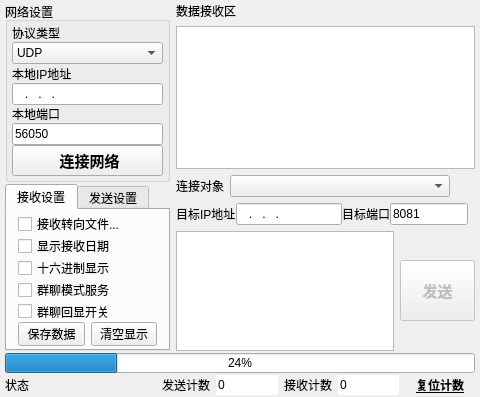
<?xml version="1.0" encoding="UTF-8"?>
<ui version="4.0">
 <class>mNetAssistWidget</class>
 <widget class="QWidget" name="mNetAssistWidget">
  <property name="geometry">
   <rect>
    <x>0</x>
    <y>0</y>
    <width>480</width>
    <height>397</height>
   </rect>
  </property>
  <property name="sizePolicy">
   <sizepolicy hsizetype="Preferred" vsizetype="Preferred">
    <horstretch>0</horstretch>
    <verstretch>0</verstretch>
   </sizepolicy>
  </property>
  <property name="minimumSize">
   <size>
    <width>480</width>
    <height>370</height>
   </size>
  </property>
  <property name="windowTitle">
   <string>网络调试助手</string>
  </property>
  <property name="windowIcon">
   <iconset>
    <normaloff>icon.ico</normaloff>icon.ico</iconset>
  </property>
  <layout class="QVBoxLayout" name="verticalLayout_3">
   <property name="spacing">
    <number>2</number>
   </property>
   <property name="leftMargin">
    <number>5</number>
   </property>
   <property name="topMargin">
    <number>2</number>
   </property>
   <property name="rightMargin">
    <number>5</number>
   </property>
   <property name="bottomMargin">
    <number>2</number>
   </property>
   <item>
    <layout class="QHBoxLayout" name="horizontalLayout_5">
     <item>
      <layout class="QVBoxLayout" name="verticalLayout">
       <property name="spacing">
        <number>2</number>
       </property>
       <item>
        <widget class="QGroupBox" name="groupBox_2">
         <property name="sizePolicy">
          <sizepolicy hsizetype="Expanding" vsizetype="Expanding">
           <horstretch>0</horstretch>
           <verstretch>0</verstretch>
          </sizepolicy>
         </property>
         <property name="minimumSize">
          <size>
           <width>160</width>
           <height>180</height>
          </size>
         </property>
         <property name="maximumSize">
          <size>
           <width>350</width>
           <height>500</height>
          </size>
         </property>
         <property name="autoFillBackground">
          <bool>true</bool>
         </property>
         <property name="title">
          <string>网络设置</string>
         </property>
         <property name="alignment">
          <set>Qt::AlignLeading|Qt::AlignLeft|Qt::AlignTop</set>
         </property>
         <property name="flat">
          <bool>false</bool>
         </property>
         <property name="checkable">
          <bool>false</bool>
         </property>
         <layout class="QVBoxLayout" name="verticalLayout_7">
          <property name="spacing">
           <number>0</number>
          </property>
          <property name="leftMargin">
           <number>4</number>
          </property>
          <property name="topMargin">
           <number>2</number>
          </property>
          <property name="rightMargin">
           <number>4</number>
          </property>
          <property name="bottomMargin">
           <number>3</number>
          </property>
          <item>
           <widget class="QLabel" name="label">
            <property name="lineWidth">
             <number>0</number>
            </property>
            <property name="text">
             <string>协议类型</string>
            </property>
            <property name="margin">
             <number>0</number>
            </property>
           </widget>
          </item>
          <item>
           <widget class="QComboBox" name="cBoxNetType">
            <property name="sizePolicy">
             <sizepolicy hsizetype="Preferred" vsizetype="Preferred">
              <horstretch>0</horstretch>
              <verstretch>0</verstretch>
             </sizepolicy>
            </property>
            <item>
             <property name="text">
              <string>UDP</string>
             </property>
            </item>
            <item>
             <property name="text">
              <string>TCP服务器</string>
             </property>
            </item>
            <item>
             <property name="text">
              <string>TCP客户端</string>
             </property>
            </item>
           </widget>
          </item>
          <item>
           <widget class="QLabel" name="label_IP">
            <property name="text">
             <string>本地IP地址</string>
            </property>
           </widget>
          </item>
          <item>
           <widget class="QLineEdit" name="lEditIpAddr">
            <property name="sizePolicy">
             <sizepolicy hsizetype="Preferred" vsizetype="Preferred">
              <horstretch>0</horstretch>
              <verstretch>0</verstretch>
             </sizepolicy>
            </property>
            <property name="inputMask">
             <string>000.000.000.000</string>
            </property>
           </widget>
          </item>
          <item>
           <widget class="QLabel" name="label_Port">
            <property name="text">
             <string>本地端口</string>
            </property>
           </widget>
          </item>
          <item>
           <widget class="QLineEdit" name="lEditIpPort">
            <property name="sizePolicy">
             <sizepolicy hsizetype="Preferred" vsizetype="Preferred">
              <horstretch>0</horstretch>
              <verstretch>0</verstretch>
             </sizepolicy>
            </property>
            <property name="layoutDirection">
             <enum>Qt::LeftToRight</enum>
            </property>
            <property name="inputMask">
             <string/>
            </property>
            <property name="text">
             <string>56050</string>
            </property>
           </widget>
          </item>
          <item>
           <widget class="QPushButton" name="pBtnNetCnnt">
            <property name="sizePolicy">
             <sizepolicy hsizetype="Preferred" vsizetype="Preferred">
              <horstretch>0</horstretch>
              <verstretch>0</verstretch>
             </sizepolicy>
            </property>
            <property name="minimumSize">
             <size>
              <width>0</width>
              <height>30</height>
             </size>
            </property>
            <property name="maximumSize">
             <size>
              <width>350</width>
              <height>60</height>
             </size>
            </property>
            <property name="font">
             <font>
              <pointsize>11</pointsize>
              <weight>75</weight>
              <bold>true</bold>
             </font>
            </property>
            <property name="text">
             <string> 连接网络</string>
            </property>
            <property name="icon">
             <iconset>
              <activeoff>NetOff.png</activeoff>
              <activeon>NetOn.png</activeon>
              <selectedoff>:/mqrc/mqrc/NetOff.png</selectedoff>
              <selectedon>:/mqrc/mqrc/NetOn.png</selectedon>
             </iconset>
            </property>
            <property name="iconSize">
             <size>
              <width>20</width>
              <height>20</height>
             </size>
            </property>
            <property name="checkable">
             <bool>true</bool>
            </property>
           </widget>
          </item>
         </layout>
        </widget>
       </item>
       <item>
        <spacer name="verticalSpacer_2">
         <property name="orientation">
          <enum>Qt::Vertical</enum>
         </property>
         <property name="sizeHint" stdset="0">
          <size>
           <width>152</width>
           <height>13</height>
          </size>
         </property>
        </spacer>
       </item>
       <item>
        <widget class="QTabWidget" name="Tabs_SndRcv">
         <property name="sizePolicy">
          <sizepolicy hsizetype="Expanding" vsizetype="Expanding">
           <horstretch>0</horstretch>
           <verstretch>0</verstretch>
          </sizepolicy>
         </property>
         <property name="minimumSize">
          <size>
           <width>165</width>
           <height>150</height>
          </size>
         </property>
         <property name="maximumSize">
          <size>
           <width>350</width>
           <height>500</height>
          </size>
         </property>
         <property name="currentIndex">
          <number>0</number>
         </property>
         <widget class="QWidget" name="tab">
          <attribute name="title">
           <string>接收设置</string>
          </attribute>
          <layout class="QVBoxLayout" name="verticalLayout_8">
           <property name="spacing">
            <number>2</number>
           </property>
           <property name="topMargin">
            <number>3</number>
           </property>
           <property name="bottomMargin">
            <number>3</number>
           </property>
           <item>
            <layout class="QVBoxLayout" name="verticalLayout_5">
             <property name="spacing">
              <number>0</number>
             </property>
             <property name="bottomMargin">
              <number>0</number>
             </property>
             <item>
              <layout class="QVBoxLayout" name="verticalLayout_4">
               <property name="spacing">
                <number>0</number>
               </property>
               <item>
                <widget class="QCheckBox" name="StartRcvFile">
                 <property name="text">
                  <string>接收转向文件...</string>
                 </property>
                </widget>
               </item>
               <item>
                <widget class="QCheckBox" name="cBox_ShowRcvTime">
                 <property name="text">
                  <string>显示接收日期</string>
                 </property>
                </widget>
               </item>
               <item>
                <widget class="QCheckBox" name="cBox_RcvHexDisp">
                 <property name="text">
                  <string>十六进制显示</string>
                 </property>
                </widget>
               </item>
               <item>
                <widget class="QCheckBox" name="cBox_chatMode">
                 <property name="text">
                  <string>群聊模式服务</string>
                 </property>
                </widget>
               </item>
               <item>
                <widget class="QCheckBox" name="cBox_echoMode">
                 <property name="text">
                  <string>群聊回显开关</string>
                 </property>
                </widget>
               </item>
              </layout>
             </item>
             <item>
              <spacer name="verticalSpacer">
               <property name="orientation">
                <enum>Qt::Vertical</enum>
               </property>
               <property name="sizeHint" stdset="0">
                <size>
                 <width>20</width>
                 <height>0</height>
                </size>
               </property>
              </spacer>
             </item>
             <item>
              <layout class="QHBoxLayout" name="horizontalLayout_6">
               <item>
                <widget class="QPushButton" name="pBtnSaveRcvData">
                 <property name="sizePolicy">
                  <sizepolicy hsizetype="Fixed" vsizetype="Fixed">
                   <horstretch>0</horstretch>
                   <verstretch>0</verstretch>
                  </sizepolicy>
                 </property>
                 <property name="minimumSize">
                  <size>
                   <width>0</width>
                   <height>24</height>
                  </size>
                 </property>
                 <property name="text">
                  <string>保存数据</string>
                 </property>
                </widget>
               </item>
               <item>
                <widget class="QPushButton" name="pBtnClearRcvDisp">
                 <property name="sizePolicy">
                  <sizepolicy hsizetype="Fixed" vsizetype="Fixed">
                   <horstretch>0</horstretch>
                   <verstretch>0</verstretch>
                  </sizepolicy>
                 </property>
                 <property name="minimumSize">
                  <size>
                   <width>0</width>
                   <height>24</height>
                  </size>
                 </property>
                 <property name="text">
                  <string>清空显示</string>
                 </property>
                </widget>
               </item>
              </layout>
             </item>
            </layout>
           </item>
          </layout>
         </widget>
         <widget class="QWidget" name="tab_2">
          <attribute name="title">
           <string>发送设置</string>
          </attribute>
          <layout class="QVBoxLayout" name="verticalLayout_9">
           <property name="spacing">
            <number>2</number>
           </property>
           <property name="topMargin">
            <number>3</number>
           </property>
           <property name="bottomMargin">
            <number>3</number>
           </property>
           <item>
            <layout class="QVBoxLayout" name="verticalLayout_6">
             <property name="spacing">
              <number>0</number>
             </property>
             <item>
              <widget class="QCheckBox" name="cBoxStartSndFile">
               <property name="sizePolicy">
                <sizepolicy hsizetype="Minimum" vsizetype="Minimum">
                 <horstretch>0</horstretch>
                 <verstretch>0</verstretch>
                </sizepolicy>
               </property>
               <property name="text">
                <string>启用文件数据源...</string>
               </property>
              </widget>
             </item>
             <item>
              <widget class="QCheckBox" name="cBox_AntoClearSnd">
               <property name="sizePolicy">
                <sizepolicy hsizetype="Minimum" vsizetype="Minimum">
                 <horstretch>0</horstretch>
                 <verstretch>0</verstretch>
                </sizepolicy>
               </property>
               <property name="text">
                <string>发送完自动清空</string>
               </property>
              </widget>
             </item>
             <item>
              <widget class="QCheckBox" name="cBox_SndHexDisp">
               <property name="sizePolicy">
                <sizepolicy hsizetype="Minimum" vsizetype="Minimum">
                 <horstretch>0</horstretch>
                 <verstretch>0</verstretch>
                </sizepolicy>
               </property>
               <property name="text">
                <string>按十六进制发送</string>
               </property>
              </widget>
             </item>
             <item>
              <widget class="QCheckBox" name="cBoxLoopSnd">
               <property name="sizePolicy">
                <sizepolicy hsizetype="Minimum" vsizetype="Minimum">
                 <horstretch>0</horstretch>
                 <verstretch>0</verstretch>
                </sizepolicy>
               </property>
               <property name="text">
                <string>数据源循环发送</string>
               </property>
              </widget>
             </item>
             <item>
              <layout class="QHBoxLayout" name="horizontalLayout_7">
               <property name="spacing">
                <number>1</number>
               </property>
               <item>
                <widget class="QLabel" name="label_4">
                 <property name="enabled">
                  <bool>true</bool>
                 </property>
                 <property name="sizePolicy">
                  <sizepolicy hsizetype="Preferred" vsizetype="Preferred">
                   <horstretch>0</horstretch>
                   <verstretch>0</verstretch>
                  </sizepolicy>
                 </property>
                 <property name="baseSize">
                  <size>
                   <width>0</width>
                   <height>0</height>
                  </size>
                 </property>
                 <property name="text">
                  <string>间隔</string>
                 </property>
                 <property name="textFormat">
                  <enum>Qt::PlainText</enum>
                 </property>
                 <property name="scaledContents">
                  <bool>false</bool>
                 </property>
                 <property name="alignment">
                  <set>Qt::AlignLeading|Qt::AlignLeft|Qt::AlignVCenter</set>
                 </property>
                </widget>
               </item>
               <item>
                <widget class="QLineEdit" name="lEdit_Interval_ms">
                 <property name="maximumSize">
                  <size>
                   <width>70</width>
                   <height>16777215</height>
                  </size>
                 </property>
                 <property name="inputMask">
                  <string>D9999</string>
                 </property>
                 <property name="text">
                  <string>1000</string>
                 </property>
                </widget>
               </item>
               <item>
                <widget class="QLabel" name="label_5">
                 <property name="text">
                  <string>毫秒</string>
                 </property>
                 <property name="alignment">
                  <set>Qt::AlignLeading|Qt::AlignLeft|Qt::AlignVCenter</set>
                 </property>
                </widget>
               </item>
               <item>
                <spacer name="horizontalSpacer_2">
                 <property name="orientation">
                  <enum>Qt::Horizontal</enum>
                 </property>
                 <property name="sizeHint" stdset="0">
                  <size>
                   <width>20</width>
                   <height>20</height>
                  </size>
                 </property>
                </spacer>
               </item>
              </layout>
             </item>
             <item>
              <spacer name="verticalSpacer_4">
               <property name="orientation">
                <enum>Qt::Vertical</enum>
               </property>
               <property name="sizeHint" stdset="0">
                <size>
                 <width>135</width>
                 <height>13</height>
                </size>
               </property>
              </spacer>
             </item>
             <item>
              <layout class="QHBoxLayout" name="horizontalLayout_8">
               <property name="spacing">
                <number>1</number>
               </property>
               <item>
                <widget class="QPushButton" name="pBtnLoadSndData">
                 <property name="sizePolicy">
                  <sizepolicy hsizetype="Fixed" vsizetype="Fixed">
                   <horstretch>0</horstretch>
                   <verstretch>0</verstretch>
                  </sizepolicy>
                 </property>
                 <property name="minimumSize">
                  <size>
                   <width>0</width>
                   <height>24</height>
                  </size>
                 </property>
                 <property name="text">
                  <string>载入数据</string>
                 </property>
                </widget>
               </item>
               <item>
                <widget class="QPushButton" name="pBtnClearSndDisp">
                 <property name="sizePolicy">
                  <sizepolicy hsizetype="Fixed" vsizetype="Fixed">
                   <horstretch>0</horstretch>
                   <verstretch>0</verstretch>
                  </sizepolicy>
                 </property>
                 <property name="minimumSize">
                  <size>
                   <width>0</width>
                   <height>24</height>
                  </size>
                 </property>
                 <property name="text">
                  <string>清空显示</string>
                 </property>
                </widget>
               </item>
              </layout>
             </item>
            </layout>
           </item>
          </layout>
         </widget>
        </widget>
       </item>
      </layout>
     </item>
     <item>
      <layout class="QVBoxLayout" name="verticalLayout_2">
       <item>
        <layout class="QGridLayout" name="gridLayout">
         <item row="1" column="0">
          <widget class="QPlainTextEdit" name="ReceiveTextEdit">
           <property name="readOnly">
            <bool>true</bool>
           </property>
          </widget>
         </item>
         <item row="0" column="0">
          <widget class="QLabel" name="label_9">
           <property name="text">
            <string>数据接收区</string>
           </property>
          </widget>
         </item>
        </layout>
       </item>
       <item>
        <layout class="QHBoxLayout" name="horizontalLayout_3">
         <item>
          <widget class="QLabel" name="labelClients">
           <property name="sizePolicy">
            <sizepolicy hsizetype="Fixed" vsizetype="Preferred">
             <horstretch>0</horstretch>
             <verstretch>0</verstretch>
            </sizepolicy>
           </property>
           <property name="text">
            <string>连接对象</string>
           </property>
          </widget>
         </item>
         <item>
          <widget class="QComboBox" name="cBoxClients">
           <property name="sizePolicy">
            <sizepolicy hsizetype="Expanding" vsizetype="Preferred">
             <horstretch>0</horstretch>
             <verstretch>0</verstretch>
            </sizepolicy>
           </property>
           <property name="minimumSize">
            <size>
             <width>220</width>
             <height>0</height>
            </size>
           </property>
           <property name="maximumSize">
            <size>
             <width>400</width>
             <height>60</height>
            </size>
           </property>
          </widget>
         </item>
         <item>
          <widget class="QLabel" name="labelSpaceClients">
           <property name="sizePolicy">
            <sizepolicy hsizetype="Expanding" vsizetype="Fixed">
             <horstretch>0</horstretch>
             <verstretch>0</verstretch>
            </sizepolicy>
           </property>
           <property name="minimumSize">
            <size>
             <width>0</width>
             <height>0</height>
            </size>
           </property>
           <property name="text">
            <string/>
           </property>
          </widget>
         </item>
        </layout>
       </item>
       <item>
        <layout class="QHBoxLayout" name="horizontalLayout_2">
         <property name="spacing">
          <number>0</number>
         </property>
         <item>
          <widget class="QLabel" name="labelUdp">
           <property name="sizePolicy">
            <sizepolicy hsizetype="Fixed" vsizetype="Preferred">
             <horstretch>0</horstretch>
             <verstretch>0</verstretch>
            </sizepolicy>
           </property>
           <property name="text">
            <string>目标IP地址</string>
           </property>
          </widget>
         </item>
         <item>
          <widget class="QLineEdit" name="lEditUdpIP">
           <property name="sizePolicy">
            <sizepolicy hsizetype="Preferred" vsizetype="Preferred">
             <horstretch>0</horstretch>
             <verstretch>0</verstretch>
            </sizepolicy>
           </property>
           <property name="minimumSize">
            <size>
             <width>80</width>
             <height>0</height>
            </size>
           </property>
           <property name="maximumSize">
            <size>
             <width>160</width>
             <height>16777215</height>
            </size>
           </property>
           <property name="inputMask">
            <string>000.000.000.000</string>
           </property>
           <property name="text">
            <string>...</string>
           </property>
          </widget>
         </item>
         <item>
          <widget class="QLabel" name="labelUdp1">
           <property name="sizePolicy">
            <sizepolicy hsizetype="Preferred" vsizetype="Preferred">
             <horstretch>0</horstretch>
             <verstretch>0</verstretch>
            </sizepolicy>
           </property>
           <property name="text">
            <string>目标端口</string>
           </property>
          </widget>
         </item>
         <item>
          <widget class="QLineEdit" name="lEditUdpPort">
           <property name="sizePolicy">
            <sizepolicy hsizetype="Preferred" vsizetype="Preferred">
             <horstretch>0</horstretch>
             <verstretch>0</verstretch>
            </sizepolicy>
           </property>
           <property name="minimumSize">
            <size>
             <width>40</width>
             <height>0</height>
            </size>
           </property>
           <property name="maximumSize">
            <size>
             <width>80</width>
             <height>16777215</height>
            </size>
           </property>
           <property name="inputMask">
            <string/>
           </property>
           <property name="text">
            <string>8081</string>
           </property>
          </widget>
         </item>
         <item>
          <widget class="QLabel" name="labelSpaceUdp">
           <property name="sizePolicy">
            <sizepolicy hsizetype="Expanding" vsizetype="Fixed">
             <horstretch>0</horstretch>
             <verstretch>0</verstretch>
            </sizepolicy>
           </property>
           <property name="minimumSize">
            <size>
             <width>0</width>
             <height>0</height>
            </size>
           </property>
           <property name="lineWidth">
            <number>0</number>
           </property>
           <property name="text">
            <string/>
           </property>
          </widget>
         </item>
        </layout>
       </item>
       <item>
        <layout class="QHBoxLayout" name="horizontalLayout_4">
         <item>
          <widget class="QPlainTextEdit" name="tEditSendText">
           <property name="sizePolicy">
            <sizepolicy hsizetype="Expanding" vsizetype="Fixed">
             <horstretch>0</horstretch>
             <verstretch>0</verstretch>
            </sizepolicy>
           </property>
           <property name="maximumSize">
            <size>
             <width>16777215</width>
             <height>120</height>
            </size>
           </property>
          </widget>
         </item>
         <item>
          <widget class="QPushButton" name="pBtnSendData">
           <property name="enabled">
            <bool>false</bool>
           </property>
           <property name="sizePolicy">
            <sizepolicy hsizetype="Fixed" vsizetype="Fixed">
             <horstretch>0</horstretch>
             <verstretch>0</verstretch>
            </sizepolicy>
           </property>
           <property name="minimumSize">
            <size>
             <width>75</width>
             <height>61</height>
            </size>
           </property>
           <property name="maximumSize">
            <size>
             <width>75</width>
             <height>61</height>
            </size>
           </property>
           <property name="font">
            <font>
             <family>SimSun-ExtB</family>
             <pointsize>11</pointsize>
             <weight>75</weight>
             <bold>true</bold>
            </font>
           </property>
           <property name="text">
            <string>发送</string>
           </property>
          </widget>
         </item>
        </layout>
       </item>
      </layout>
     </item>
    </layout>
   </item>
   <item>
    <widget class="QProgressBar" name="SndProgressBar">
     <property name="maximumSize">
      <size>
       <width>16777215</width>
       <height>20</height>
      </size>
     </property>
     <property name="value">
      <number>24</number>
     </property>
     <property name="textVisible">
      <bool>true</bool>
     </property>
    </widget>
   </item>
   <item>
    <layout class="QHBoxLayout" name="horizontalLayout">
     <item>
      <widget class="QLabel" name="label_2">
       <property name="text">
        <string>状态</string>
       </property>
      </widget>
     </item>
     <item>
      <widget class="QLabel" name="CurState">
       <property name="minimumSize">
        <size>
         <width>120</width>
         <height>16</height>
        </size>
       </property>
       <property name="styleSheet">
        <string notr="true"/>
       </property>
       <property name="text">
        <string/>
       </property>
      </widget>
     </item>
     <item>
      <spacer name="horizontalSpacer">
       <property name="orientation">
        <enum>Qt::Horizontal</enum>
       </property>
       <property name="sizeHint" stdset="0">
        <size>
         <width>20</width>
         <height>20</height>
        </size>
       </property>
      </spacer>
     </item>
     <item>
      <widget class="QLabel" name="label_6">
       <property name="sizePolicy">
        <sizepolicy hsizetype="Preferred" vsizetype="Preferred">
         <horstretch>0</horstretch>
         <verstretch>0</verstretch>
        </sizepolicy>
       </property>
       <property name="minimumSize">
        <size>
         <width>0</width>
         <height>16</height>
        </size>
       </property>
       <property name="maximumSize">
        <size>
         <width>16777215</width>
         <height>36</height>
        </size>
       </property>
       <property name="text">
        <string>发送计数</string>
       </property>
      </widget>
     </item>
     <item>
      <widget class="QLineEdit" name="lEdit_SndCnt">
       <property name="minimumSize">
        <size>
         <width>50</width>
         <height>16</height>
        </size>
       </property>
       <property name="maximumSize">
        <size>
         <width>80</width>
         <height>36</height>
        </size>
       </property>
       <property name="styleSheet">
        <string notr="true">border-color: rgb(85, 255, 255);</string>
       </property>
       <property name="text">
        <string>0</string>
       </property>
       <property name="frame">
        <bool>false</bool>
       </property>
       <property name="readOnly">
        <bool>true</bool>
       </property>
      </widget>
     </item>
     <item>
      <widget class="QLabel" name="label_7">
       <property name="sizePolicy">
        <sizepolicy hsizetype="Preferred" vsizetype="Fixed">
         <horstretch>0</horstretch>
         <verstretch>0</verstretch>
        </sizepolicy>
       </property>
       <property name="minimumSize">
        <size>
         <width>0</width>
         <height>20</height>
        </size>
       </property>
       <property name="maximumSize">
        <size>
         <width>16777215</width>
         <height>36</height>
        </size>
       </property>
       <property name="text">
        <string>接收计数</string>
       </property>
      </widget>
     </item>
     <item>
      <widget class="QLineEdit" name="lEdit_RcvCnt">
       <property name="sizePolicy">
        <sizepolicy hsizetype="Fixed" vsizetype="Fixed">
         <horstretch>0</horstretch>
         <verstretch>0</verstretch>
        </sizepolicy>
       </property>
       <property name="minimumSize">
        <size>
         <width>50</width>
         <height>16</height>
        </size>
       </property>
       <property name="maximumSize">
        <size>
         <width>80</width>
         <height>36</height>
        </size>
       </property>
       <property name="autoFillBackground">
        <bool>false</bool>
       </property>
       <property name="text">
        <string>0</string>
       </property>
       <property name="frame">
        <bool>false</bool>
       </property>
       <property name="readOnly">
        <bool>true</bool>
       </property>
      </widget>
     </item>
     <item>
      <widget class="QPushButton" name="pBtnResetCnt">
       <property name="minimumSize">
        <size>
         <width>70</width>
         <height>16</height>
        </size>
       </property>
       <property name="maximumSize">
        <size>
         <width>160</width>
         <height>40</height>
        </size>
       </property>
       <property name="font">
        <font>
         <weight>75</weight>
         <bold>true</bold>
         <underline>true</underline>
        </font>
       </property>
       <property name="cursor">
        <cursorShape>PointingHandCursor</cursorShape>
       </property>
       <property name="styleSheet">
        <string notr="true"/>
       </property>
       <property name="text">
        <string>复位计数</string>
       </property>
       <property name="autoDefault">
        <bool>true</bool>
       </property>
       <property name="flat">
        <bool>true</bool>
       </property>
      </widget>
     </item>
    </layout>
   </item>
  </layout>
 </widget>
 <layoutdefault spacing="6" margin="11"/>
 <resources/>
 <connections/>
</ui>
